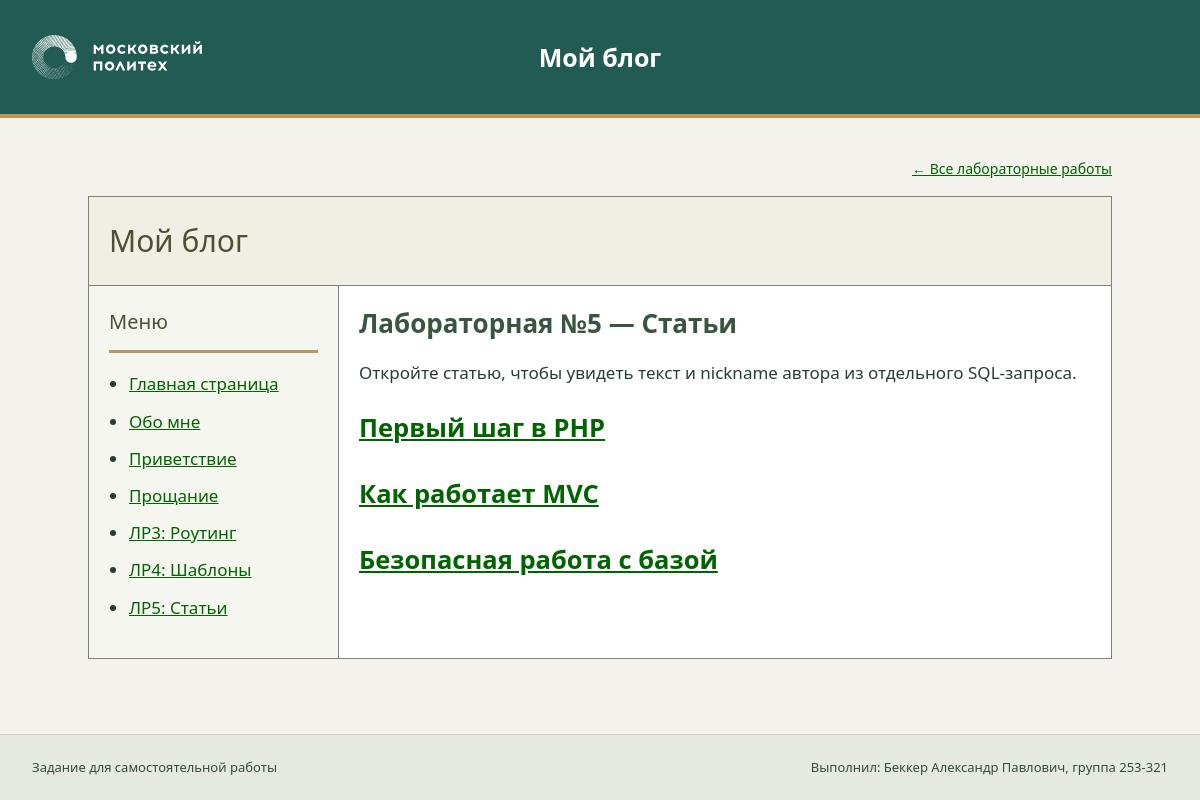
The page /articles on the database its author committed.
### tables this page shows
CREATE TABLE IF NOT EXISTS articles (
 id INT UNSIGNED AUTO_INCREMENT PRIMARY KEY,
 user_id INT UNSIGNED NULL,
 title VARCHAR(255) NOT NULL,
 body TEXT NOT NULL,
 CONSTRAINT fk_articles_user FOREIGN KEY (user_id) REFERENCES users(id) ON DELETE SET NULL
);

### app/front.php (called while the page is built, shortened)
<?php
function render(string $view,array $data=[]): void {
    extract($data,EXTR_SKIP);
    ob_start(); require __DIR__.'/Views/'.$view.'.php'; $content=ob_get_clean();
    require __DIR__.'/Templates/main.php';
}
require __DIR__.'/Router.php';
require __DIR__.'/Controllers/ArticlesController.php';
$router=new Router(); $hello=new HelloController(); $articles=new ArticlesController();
$router->get('~^/hello/([^/]+)$~',[$hello,'sayHello']);
$router->get('~^/bye/([^/]+)$~',[$hello,'sayBye']);
$router->get('~^/routing$~',static fn()=>render('routing',['title'=>'Лабораторная №3 — Роутинг']));
$router->get('~^/templates$~',static fn()=>render('templates'));
$router->get('~^/blog$~',static fn()=>render('message',['heading'=>'Мой блог','message'=>'Учебный MVC-проект на чистом PHP: маршруты, шаблоны и статьи.']));
$router->get('~^/about-me$~',static fn()=>render('message',['title'=>'Обо мне','heading'=>'Обо мне','message'=>'Беккер Александр Павлович, группа 253-321. Я изучаю PHP, PDO и архитектуру MVC. Этот сайт объединяет пять лабораторных работ.']));
$router->get('~^/articles$~',[$articles,'index']);
$router->get('~^/articles/([1-9][0-9]*)$~',[$articles,'show']);
try { $router->dispatch($path); }
catch(PDOException $ex) { http_response_code(503); render('message',['title'=>'База данных недоступна','heading'=>'База данных недоступна','message'=>'Настройте config.php и импортируйте SQL-файлы. Инструкция находится в README.']); }

### app/Controllers/ArticlesController.php (called while the page is built, shortened)
<?php
final class ArticlesController {
    public function index(): void {
        $articles=db()->query('SELECT id,title FROM articles ORDER BY id ASC')->fetchAll();
        render('articles',['title'=>'Статьи','articles'=>$articles]);
    }
}

### app/Views/articles.php (the view, shortened to what this page needs)
<h1>Лабораторная №5 — Статьи</h1><p>Откройте статью, чтобы увидеть текст и nickname автора из отдельного SQL-запроса.</p>
<?php foreach ($articles as $article): ?><article><h2><a href="<?=e(url('articles/'.$article['id']))?>"><?=e($article['title'])?></a></h2></article><?php endforeach ?>

### app/Router.php (shortened to what this page needs)
<?php
final class Router {
    private array $routes=[];
    public function get(string $pattern, callable $handler): void { $this->routes[]=[$pattern,$handler]; }
    public function dispatch(string $path): void {
        foreach ($this->routes as [$pattern,$handler]) {
            if (preg_match($pattern,$path,$matches)) { array_shift($matches); $handler(...array_map('rawurldecode',$matches)); return; }
        }
    }
}

### assets/site.css (style rules this page uses)
* { box-sizing: border-box; }
body { margin: 0; min-height: 100vh; display: flex; flex-direction: column; background: var(--paper); color: var(--ink); font: 17px/1.6 system-ui, sans-serif; }
a { color: #225d55; }

### assets/blog.css (style rules this page uses)
a, a:visited { color: darkgreen; }
.content h1 { margin-top: 0; font-size: 26px; line-height: 1.35; color: #395540; }
.content article { margin-bottom: 25px; }

### rows shown on the page
articles: title "Первый шаг в PHP"
articles: title "Как работает MVC"
articles: title "Безопасная работа с базой"

### other values the page prints
$label "Главная страница"
$label "Обо мне"
$label "Приветствие"
$label "Прощание"
$label "ЛР3: Роутинг"
$label "ЛР4: Шаблоны"
$label "ЛР5: Статьи"
